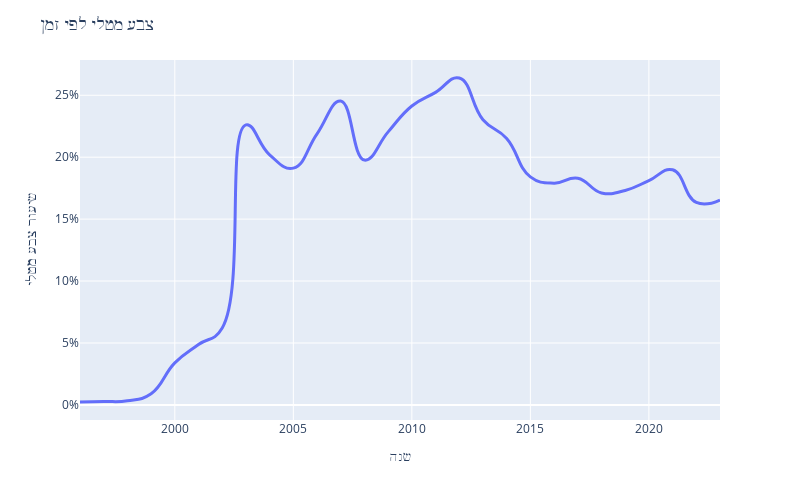

Notebook code cell kept with this figure:
### Code cell
# create plot
fig = px.line(metal, x='year', y='metal', width=800, height=500)

# set line width and smoothing
fig.update_traces(line=dict(width=3, shape='spline', smoothing=1.3))

# set axis labels and title
fig.update_layout(xaxis_title='שנה', yaxis_title='שיעור צבע מטלי', title='צבע מטלי לפי זמן')
fig.update_yaxes(tickformat=".0%")

# show plot
fig.show()

### Figure 1 — Plotly figure (JSON) as saved in the notebook; plotly's stock layout.template omitted (floating-point values rounded to 4 significant figures)
{"data": [{"hovertemplate": "year=%{x}<br>metal=%{y}<extra></extra>", "legendgroup": "", "line": {"color": "#636efa", "dash": "solid", "shape": "spline", "smoothing": 1.3, "width": 3}, "marker": {"symbol": "circle"}, "mode": "lines", "name": "", "orientation": "v", "showlegend": false, "type": "scatter", "x": [1996, 1997, 1998, 1999, 2000, 2001, 2002, 2003, 2004, 2005, 2006, 2007, 2008, 2009, 2010, 2011, 2012, 2013, 2014, 2015, 2016, 2017, 2018, 2019, 2020, 2021, 2022, 2023], "xaxis": "x", "y": [0.002331, 0.0027, 0.003333, 0.008948, 0.03389, 0.04872, 0.06217, 0.2261, 0.2019, 0.1912, 0.2189, 0.2453, 0.1977, 0.2204, 0.2413, 0.2524, 0.264, 0.2303, 0.2151, 0.1841, 0.1791, 0.183, 0.1712, 0.1732, 0.1811, 0.1898, 0.1635, 0.1654], "yaxis": "y"}], "layout": {"height": 500, "legend": {"tracegroupgap": 0}, "margin": {"t": 60}, "title": {"text": "צבע מטלי לפי זמן"}, "width": 800, "xaxis": {"anchor": "y", "domain": [0, 1], "title": {"text": "שנה"}}, "yaxis": {"anchor": "x", "domain": [0, 1], "tickformat": ".0%", "title": {"text": "שיעור צבע מטלי"}}}}
